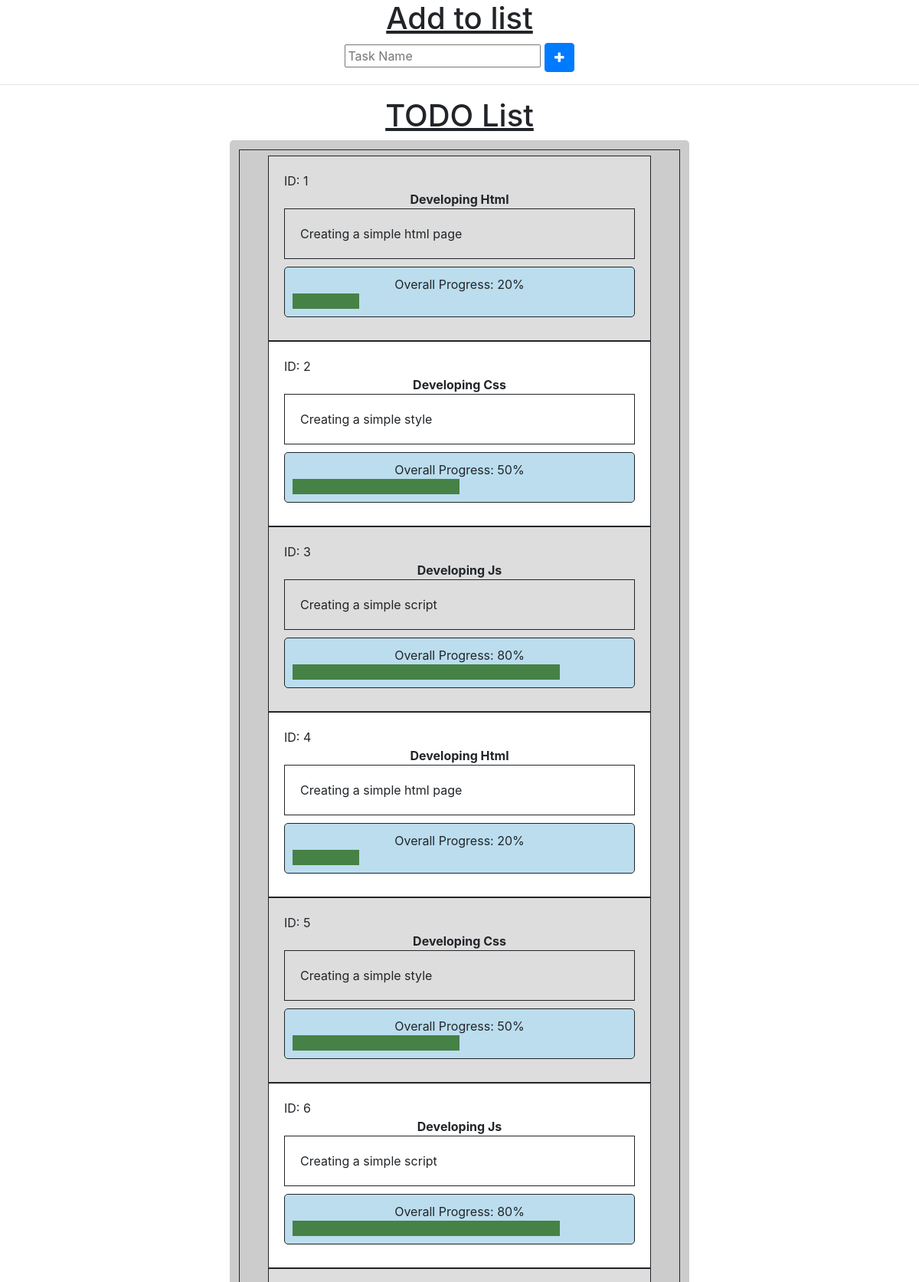
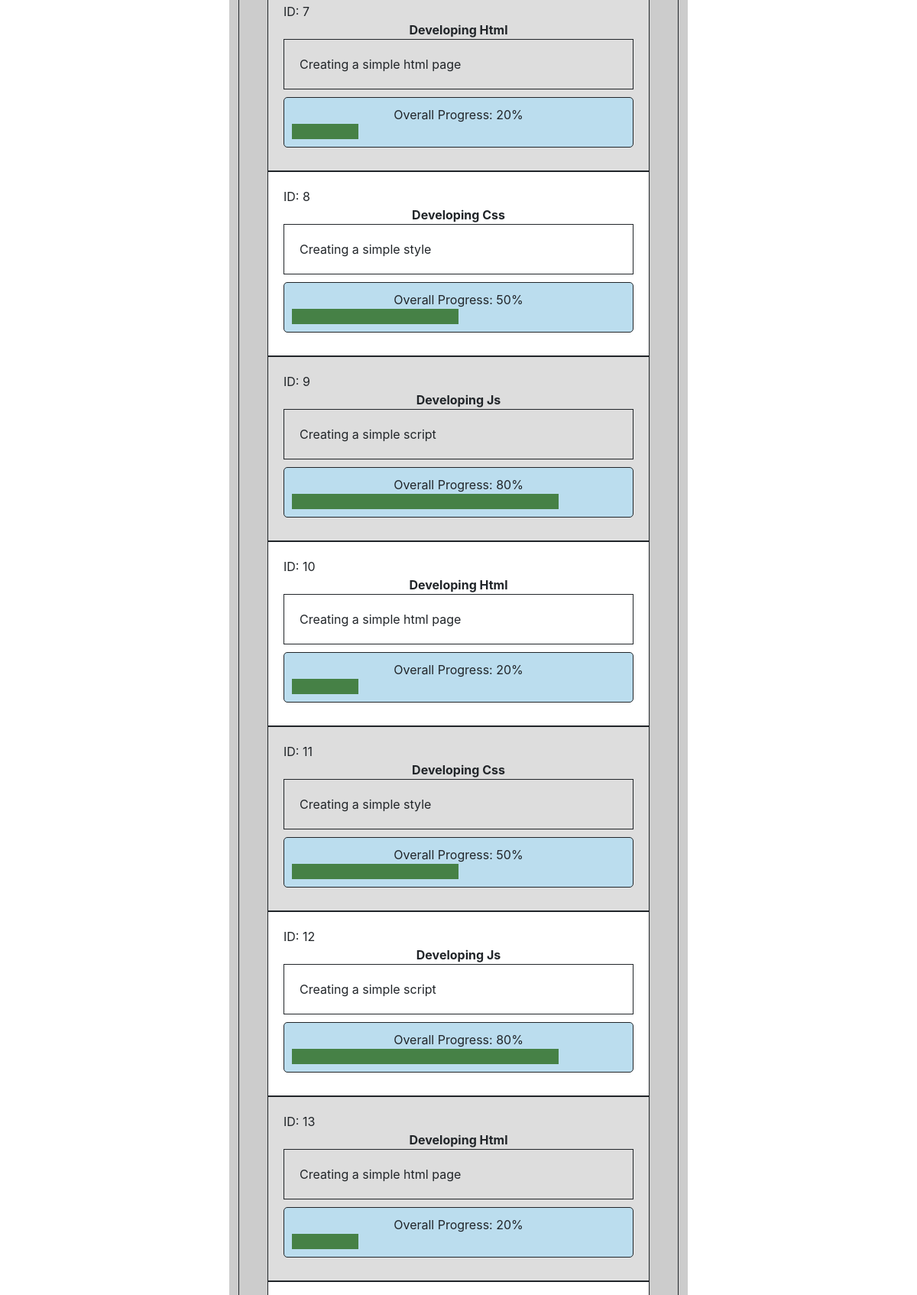
The page / (upper part) on the database its author committed (2 pictures, top to bottom).
### database_setup.py (models this page shows)
class TODO(Base):
    __tablename__ = 'todo'
    id = Column(Integer, primary_key=True)
    name = Column(String(250), nullable=False)
    content = Column(String(250), nullable=False)
    percentage_done = Column(INTEGERTYPE, default=0)

### main.py (the view)
@app.route('/')
def index():
    todo_list = database_sqlite.get_all()
    return render_template('index.html', data = todo_list)

### database_sqlite.py (called while the page is built)
def init():
    db = sqlite3.connect('app.db')
    cr = db.cursor()
    cr.execute("create table if not exists todo(id integer primary key, name text, content text, prog integer)")
    return cr

def get_all():
    cr = init()
    cr.execute('select * from todo')
    return cr.fetchall()

### templates/index.html (shortened to what this page needs)
{%extends 'base.html' %}
{%block body%}
    <div class="text-center">
        <h1>
            TODO List
        </h1>
        <ul class="todo">
            {%for task in data%}
                <li class="{{ loop.cycle('odd', 'even') }}"">
                    <div class="task-id text-left">ID: {{task[0]}}</div>
                    <div class="task-name font-weight-bold">{{task[1]}}</div>
                    <div class="task-desc">{{task[2]}}</div>
                    <div class="task-prog">Overall Progress: {{task[3]}}%
                    <span data-prog="{{task[3]}}%"></span></div>
                </li>
            {%endfor%}
        </ul>
    </div>
{% endblock %}

### templates/base.html (shortened to what this page needs)
<!DOCTYPE html>
<html lang="en">
<head>
    <link rel="stylesheet" href="https://stackpath.bootstrapcdn.com/bootstrap/4.5.2/css/bootstrap.min.css">
    <link rel="stylesheet" href="https://stackpath.bootstrapcdn.com/font-awesome/4.7.0/css/font-awesome.min.css">
    <link rel="stylesheet" href="{{ url_for('static' ,filename='styles/style.css')}}">
</head>
<body>
    <div class="content">
        <div class="text-center">
            <h1>Add to list</h1>
            <div class="center">
                <input type="text" placeholder="Task Name">
                <button class="btn btn-primary">
                    <i class="fa fa-plus" aria-hidden="true"></i>
                </button>
            </div>
        </div>
        <hr>
        {%block body%} {% endblock %}
    </div>
</body>
</html>

### static/styles/style.css (style rules this page uses)
h1 { text-decoration: underline; }
.todo { border-radius: 5px; background-color: #ccc; list-style: none; width: 50%; margin: auto; padding: 20px 50px; outline: 1px solid; outline-offset: -13px; }
.todo li { padding: 20px; border:solid 1px; background:#ddd }
.todo li.even { background:#fff }
.todo .task-desc { border: solid 1px; padding: 20px; text-align: left; }
.todo .task-prog { background: #BDE; margin: 10px 0; padding: 10px; border: solid 1px; border-radius: 5px; }
.todo li span { background-color: rgb(70, 129, 70); width: 0; height: 20px; display: block; z-index: 2; transition: all 3s; }

### rows shown on the page
TODO: id "1", name "Developing Html", content "Creating a simple html page", prog "20"
TODO: id "2", name "Developing Css", content "Creating a simple style", prog "50"
TODO: id "3", name "Developing Js", content "Creating a simple script", prog "80"
TODO: id "4", name "Developing Html", content "Creating a simple html page", prog "20"
TODO: id "5", name "Developing Css", content "Creating a simple style", prog "50"
TODO: id "6", name "Developing Js", content "Creating a simple script", prog "80"
TODO: id "7", name "Developing Html", content "Creating a simple html page", prog "20"
TODO: id "8", name "Developing Css", content "Creating a simple style", prog "50"
TODO: id "9", name "Developing Js", content "Creating a simple script", prog "80"
TODO: id "10", name "Developing Html", content "Creating a simple html page", prog "20"
TODO: id "11", name "Developing Css", content "Creating a simple style", prog "50"
TODO: id "12", name "Developing Js", content "Creating a simple script", prog "80"
TODO: id "13", name "Developing Html", content "Creating a simple html page", prog "20"
